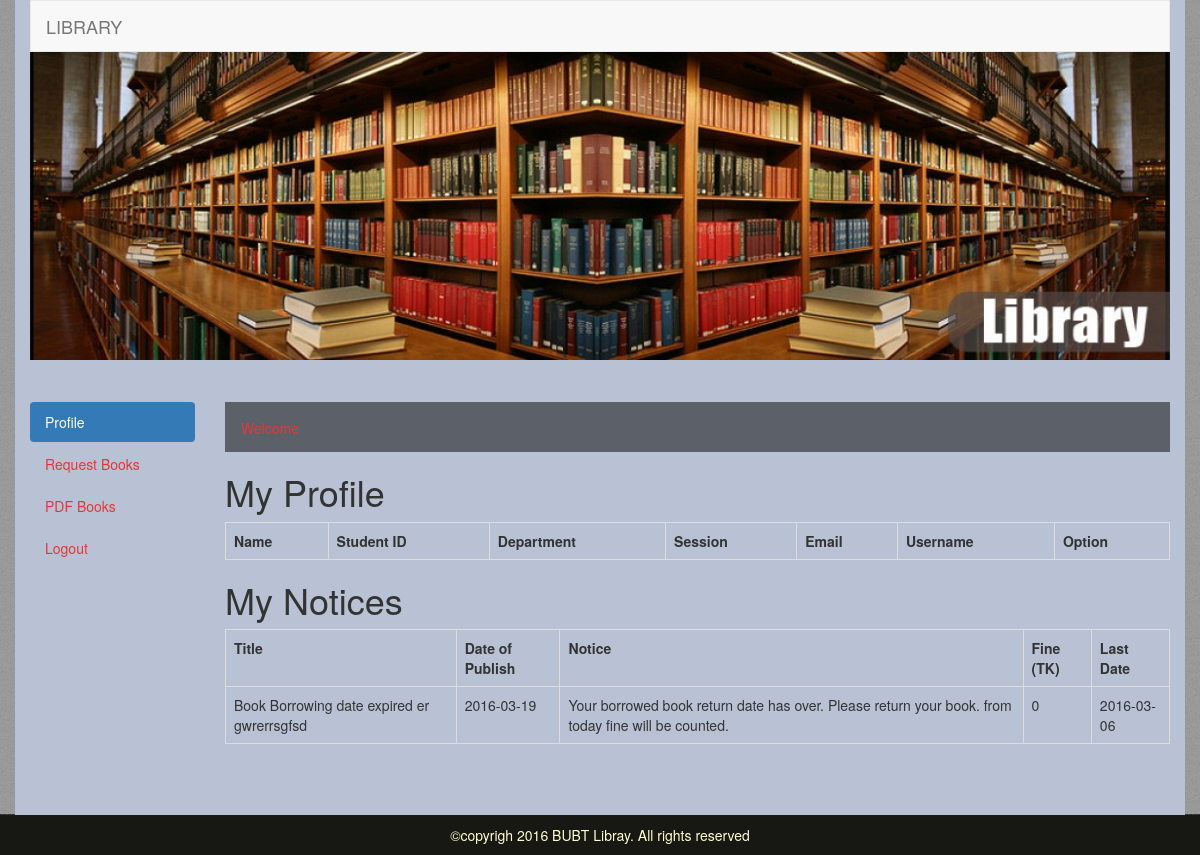
/Library/profile.php, run on the app's committed database.
### tables this page shows
CREATE TABLE `st_notices` (
  `id` int(11) NOT NULL,
  `title` varchar(50) NOT NULL,
  `date_of_publish` date NOT NULL,
  `notice` text NOT NULL,
  `fine` int(11) NOT NULL,
  `last_date` date NOT NULL
);

### Library/profile.php (the view, shortened to what this page needs)
<?php include('adminheader.php');?>
    <div class="row">
      <div class="col-md-2">
          <ul class="nav nav-pills nav-stacked">
            <li role="presentation" class="active"><a href="profile.php">Profile</a></li>
          <li role="presentation"><a href="bookrequest.php">Request Books</a></li>
          <li role="presentation"><a href="pdfdownload.php">PDF Books</a></li>
          <li role="presentation"><a href="logout.php">Logout</a></li>
      </ul>
      </div>
      <div class="col-md-10">
      <p class="welcome">Welcome <span style="color:#2484A4;"> <?php echo $_SESSION['username'];    ?>  </span></p>
         <h1>My Profile</h1>
            <table cellpadding="2" cellspacing="2" border="2" class="table table-bordered">
              <tr>
                <th>Name</th>
                <th>Student ID</th>
                <th>Department</th>
                <th>Session</th>
                <th>Email</th>
                <th>Username</th>
                <th>Option</th>
              </tr>
</table>
<h1>My Notices</h1>
   <table cellpadding="2" cellspacing="2" border="2" class="table table-bordered">
              <tr>
                <th>Title</th>
                <th>Date of Publish</th>
                <th>Notice</th>
                <th>Fine (TK)</th>
                <th>Last Date</th>
              </tr>
              <?php
                $data = mysql_query("SELECT * FROM st_notices WHERE id = '$id'");
               while($row = mysql_fetch_array($data)) {?>
              <tr>
                <td><?PHP echo  $row['title']; ?></td>
                <td><?php echo  $row['date_of_publish'];?></td>
                <td><?PHP echo  $row['notice']; ?></td>
                <td><?PHP echo  $row['fine']; ?></td>
                <td><?PHP echo  $row['last_date'];?></td>
              </tr>
              <?php } ?>
        </table>
      </div>
    </div>
  </div>
 <?php include('footer.php');?>

### Library/css/mystyle.css (style rules this page uses)
a { text-decoration:none; color:#e63636; }
body { background:url(../images/body-bg.png); }
.welcome { height: 50px; background:rgba(0,0,0,0.50);padding: 16px;color: #EA3636; }

### data on the page
st_notices: title "Book Borrowing date expired er gwrerrsgfsd", date_of_publish "2016-03-19", notice "Your borrowed book return date has over. Please return your book. from today fine will be counted.", fine "0", last_date "2016-03-06"
